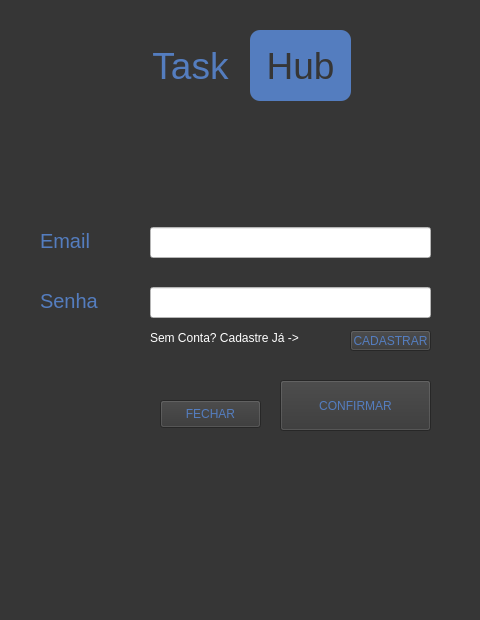
<?xml version="1.0" encoding="UTF-8"?>
<ui version="4.0">
 <class>LoginWindow</class>
 <widget class="QMainWindow" name="LoginWindow">
  <property name="geometry">
   <rect>
    <x>0</x>
    <y>0</y>
    <width>480</width>
    <height>620</height>
   </rect>
  </property>
  <property name="windowTitle">
   <string>MainWindow</string>
  </property>
  <property name="styleSheet">
   <string notr="true">background-color: rgb(54, 54, 54);</string>
  </property>
  <widget class="QWidget" name="centralwidget">
   <widget class="QLabel" name="Title">
    <property name="geometry">
     <rect>
      <x>140</x>
      <y>30</y>
      <width>101</width>
      <height>71</height>
     </rect>
    </property>
    <property name="autoFillBackground">
     <bool>false</bool>
    </property>
    <property name="styleSheet">
     <string notr="true">color: #547dbf; font-size: 28pt;</string>
    </property>
    <property name="frameShape">
     <enum>QFrame::NoFrame</enum>
    </property>
    <property name="frameShadow">
     <enum>QFrame::Sunken</enum>
    </property>
    <property name="text">
     <string>Task</string>
    </property>
    <property name="textFormat">
     <enum>Qt::PlainText</enum>
    </property>
    <property name="scaledContents">
     <bool>false</bool>
    </property>
    <property name="alignment">
     <set>Qt::AlignCenter</set>
    </property>
   </widget>
   <widget class="QLabel" name="email">
    <property name="geometry">
     <rect>
      <x>40</x>
      <y>230</y>
      <width>71</width>
      <height>21</height>
     </rect>
    </property>
    <property name="styleSheet">
     <string notr="true">color: #547dbf; font-size: 15pt;</string>
    </property>
    <property name="text">
     <string>Email</string>
    </property>
   </widget>
   <widget class="QLabel" name="senha">
    <property name="geometry">
     <rect>
      <x>40</x>
      <y>290</y>
      <width>71</width>
      <height>21</height>
     </rect>
    </property>
    <property name="styleSheet">
     <string notr="true">color: #547dbf; font-size: 15pt;</string>
    </property>
    <property name="text">
     <string>Senha</string>
    </property>
   </widget>
   <widget class="QLineEdit" name="email_linha">
    <property name="geometry">
     <rect>
      <x>150</x>
      <y>227</y>
      <width>281</width>
      <height>31</height>
     </rect>
    </property>
    <property name="styleSheet">
     <string notr="true">background-color: rgb(255, 255, 255); font-size: 12pt;</string>
    </property>
   </widget>
   <widget class="QLineEdit" name="senha_linha">
    <property name="geometry">
     <rect>
      <x>150</x>
      <y>287</y>
      <width>281</width>
      <height>31</height>
     </rect>
    </property>
    <property name="styleSheet">
     <string notr="true">background-color: rgb(255, 255, 255); font-size: 12pt;</string>
    </property>
   </widget>
   <widget class="QPushButton" name="confirmarLogin">
    <property name="geometry">
     <rect>
      <x>280</x>
      <y>380</y>
      <width>151</width>
      <height>51</height>
     </rect>
    </property>
    <property name="styleSheet">
     <string notr="true">color: #547dbf; 
font: 75 14pt &quot;MS Shell Dlg 2&quot;;</string>
    </property>
    <property name="text">
     <string>CONFIRMAR</string>
    </property>
   </widget>
   <widget class="QLabel" name="label">
    <property name="geometry">
     <rect>
      <x>150</x>
      <y>330</y>
      <width>191</width>
      <height>16</height>
     </rect>
    </property>
    <property name="styleSheet">
     <string notr="true">color:rgb(255, 255, 255);font-size: 9pt;</string>
    </property>
    <property name="text">
     <string>Sem Conta? Cadastre Já -&gt;</string>
    </property>
   </widget>
   <widget class="QPushButton" name="cadastrar">
    <property name="geometry">
     <rect>
      <x>350</x>
      <y>330</y>
      <width>81</width>
      <height>21</height>
     </rect>
    </property>
    <property name="styleSheet">
     <string notr="true">color:#547dbf; 
font: 75 8pt &quot;MS Shell Dlg 2&quot;;</string>
    </property>
    <property name="text">
     <string>CADASTRAR</string>
    </property>
   </widget>
   <widget class="QPushButton" name="fecharBota">
    <property name="geometry">
     <rect>
      <x>160</x>
      <y>400</y>
      <width>101</width>
      <height>28</height>
     </rect>
    </property>
    <property name="styleSheet">
     <string notr="true">color:#547dbf;
font: 75 10pt &quot;MS Shell Dlg 2&quot;;</string>
    </property>
    <property name="text">
     <string>FECHAR</string>
    </property>
   </widget>
   <widget class="QLabel" name="Title_2">
    <property name="geometry">
     <rect>
      <x>250</x>
      <y>30</y>
      <width>101</width>
      <height>71</height>
     </rect>
    </property>
    <property name="autoFillBackground">
     <bool>false</bool>
    </property>
    <property name="styleSheet">
     <string notr="true"> font-size: 28pt; color:rgb(54, 54, 54); 
background-color: #547dbf;
border-radius: 10px;</string>
    </property>
    <property name="frameShape">
     <enum>QFrame::NoFrame</enum>
    </property>
    <property name="frameShadow">
     <enum>QFrame::Sunken</enum>
    </property>
    <property name="text">
     <string>Hub</string>
    </property>
    <property name="textFormat">
     <enum>Qt::PlainText</enum>
    </property>
    <property name="scaledContents">
     <bool>false</bool>
    </property>
    <property name="alignment">
     <set>Qt::AlignCenter</set>
    </property>
   </widget>
   <zorder>cadastrar</zorder>
   <zorder>Title</zorder>
   <zorder>email</zorder>
   <zorder>senha</zorder>
   <zorder>email_linha</zorder>
   <zorder>senha_linha</zorder>
   <zorder>confirmarLogin</zorder>
   <zorder>label</zorder>
   <zorder>fecharBota</zorder>
   <zorder>Title_2</zorder>
  </widget>
  <widget class="QMenuBar" name="menubar">
   <property name="geometry">
    <rect>
     <x>0</x>
     <y>0</y>
     <width>480</width>
     <height>21</height>
    </rect>
   </property>
  </widget>
  <widget class="QStatusBar" name="statusbar"/>
 </widget>
 <resources/>
 <connections/>
</ui>
